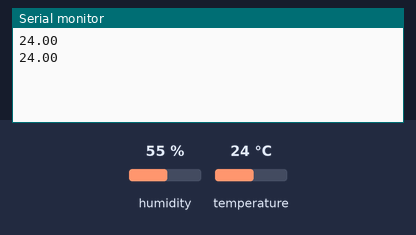
A sketch run on a simulated Arduino Uno, built with avr-gcc and run on an emulated ATmega328P. Parts: the last lines printed to the serial monitor. The inputs (shaded band) are chosen by the test bench; at power-on: temperature 24 °C, humidity 55 %.

Above: at 2.8 s.
2.9 s: temperature set to 12 °C
At 4.8 s:
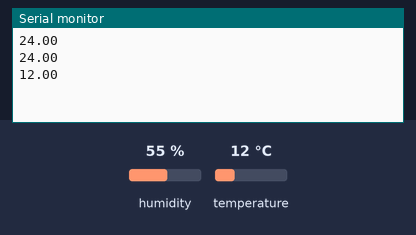
5.6 s: temperature set to 19 °C
At 7.1 s:
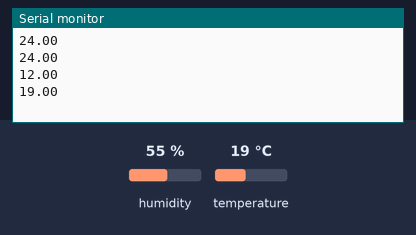
Timing chart, 0 to 8.6 s (numbered marks = the images above; inputs shaded):
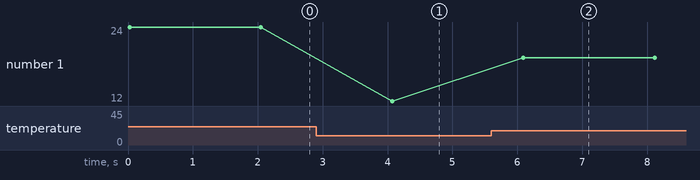

The sketch:

ARDUINO_SENSOR.ino
```cpp
#include <DHT.h>

#define DHTPIN 2     // Pin al que está conectado el sensor
#define DHTTYPE DHT11

DHT dht(DHTPIN, DHTTYPE);

void setup() {
  Serial.begin(9600);
  dht.begin();
}

void loop() {

  float temperatura = dht.readTemperature();


  if (isnan(temperatura)) {
    Serial.println("Error");
    return;
  }

  // Se muestra solo la temperatura en el monitor serial
  Serial.println(temperatura);

  delay(2000); // Espera 2 segundos antes de realizar la próxima lectura
}
```

Measured:
- after the input at 2.9 s, the serial monitor: prints a new line after 1.2 s (image 1)
- after the input at 5.6 s, the serial monitor: prints a new line after 0.49 s (image 2)
- plotted number 1: 24 → 12 after the input at 2.9 s, 12 → 19 after the input at 5.6 s
